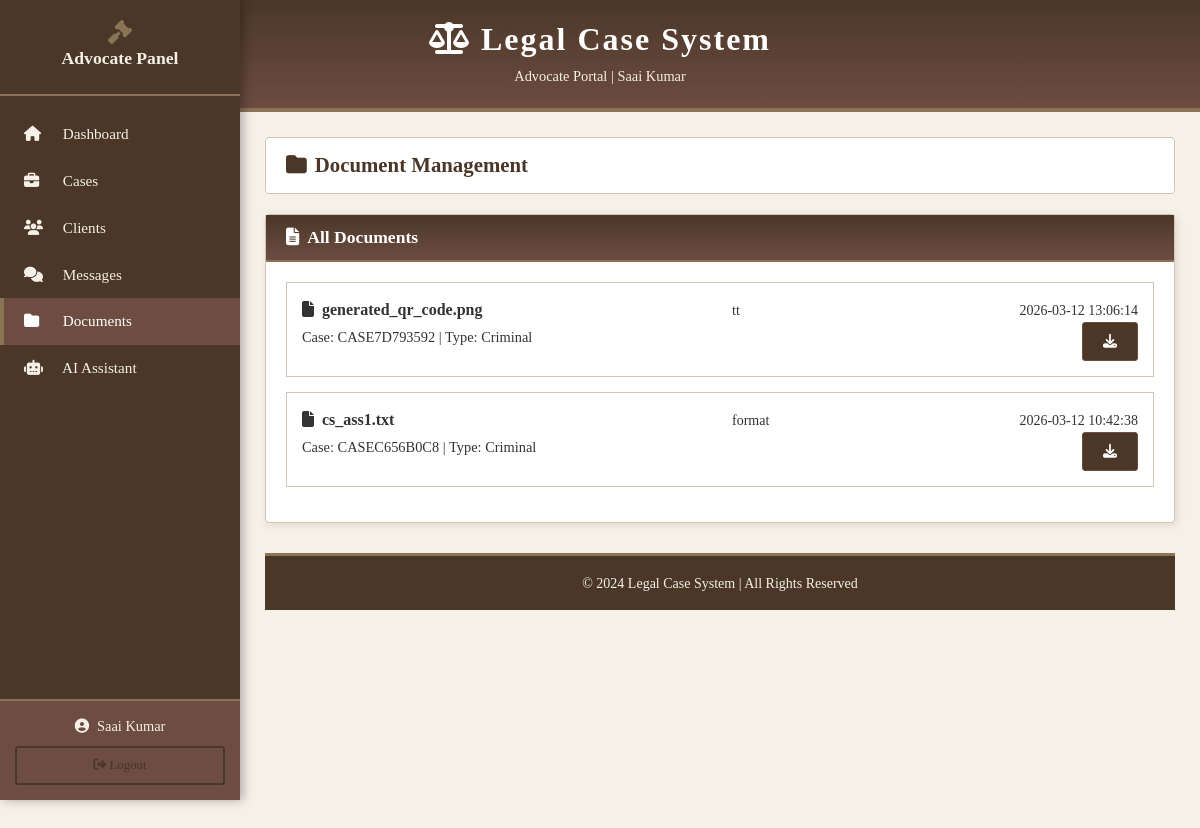
Page /advocate/documents (signed in) on the committed database.
### tables this page shows
CREATE TABLE documents (
        id INTEGER PRIMARY KEY AUTOINCREMENT,
        case_id INTEGER NOT NULL,
        uploaded_by_type TEXT NOT NULL,
        uploaded_by_id INTEGER NOT NULL,
        file_name TEXT NOT NULL,
        file_path TEXT NOT NULL,
        file_type TEXT,
        description TEXT,
        created_at TIMESTAMP DEFAULT CURRENT_TIMESTAMP,
        FOREIGN KEY (case_id) REFERENCES cases(id)
    );

CREATE TABLE cases (
        id INTEGER PRIMARY KEY AUTOINCREMENT,
        case_number TEXT UNIQUE NOT NULL,
        client_id INTEGER NOT NULL,
        advocate_id INTEGER NOT NULL,
        court_name TEXT NOT NULL,
        case_type TEXT NOT NULL,
        hiring_date DATE NOT NULL,
        hearing_date DATE,
        case_result TEXT DEFAULT 'pending',
        description TEXT,
        status TEXT DEFAULT 'active',
        created_at TIMESTAMP DEFAULT CURRENT_TIMESTAMP,
        FOREIGN KEY (client_id) REFERENCES clients(id),
        FOREIGN KEY (advocate_id) REFERENCES advocates(id)
    );

### app.py (the view)
@app.route('/advocate/documents')
@login_required
def advocate_documents():
    if session['user_type'] != 'advocate':
        return redirect(url_for('login'))
    conn = get_db_connection()
    documents = conn.execute('''SELECT d.*, c.case_number, c.case_type
        FROM documents d JOIN cases c ON d.case_id = c.id
        WHERE c.advocate_id = ?
        ORDER BY d.created_at DESC''', (session['user_id'],)).fetchall()
    conn.close()
    return render_template('advocate_documents.html', documents=documents)

### app.py (called while the page is built)
def get_db_connection():
    conn = sqlite3.connect('advocate_system.db')
    conn.row_factory = sqlite3.Row
    return conn

def login_required(f):
    @wraps(f)
    def decorated_function(*args, **kwargs):
        if 'user_id' not in session or 'user_type' not in session:
            return redirect(url_for('login'))
        return f(*args, **kwargs)
    return decorated_function

### templates/advocate_documents.html (shortened to what this page needs)
{% extends "base.html" %}
{% block content %}
<div class="trad-header">
    <h1><i class="fas fa-balance-scale"></i> Legal Case System</h1>
    <div class="subtitle">Advocate Portal | {{ session['user_name'] }}</div>
</div>
<div class="trad-sidebar">
    <div class="trad-sidebar-header">
        <i class="fas fa-gavel"></i>
        <h4>Advocate Panel</h4>
    </div>
    <div class="trad-sidebar-menu">
        <a href="{{ url_for('advocate_dashboard') }}">
            <i class="fas fa-home"></i> Dashboard
        </a>
        <a href="{{ url_for('advocate_cases') }}">
            <i class="fas fa-briefcase"></i> Cases
        </a>
        <a href="{{ url_for('advocate_clients') }}">
            <i class="fas fa-users"></i> Clients
        </a>
        <a href="{{ url_for('advocate_messages') }}">
            <i class="fas fa-comments"></i> Messages
        </a>
        <a href="{{ url_for('advocate_documents') }}" class="active">
            <i class="fas fa-folder"></i> Documents
        </a>
        <a href="{{ url_for('ai_assistant') }}">
            <i class="fas fa-robot"></i> AI Assistant
        </a>
    </div>
    <div class="trad-sidebar-user">
        <div class="user-name">
            <i class="fas fa-user-circle me-2"></i>{{ session['user_name'] }}
        </div>
        <a href="{{ url_for('logout') }}" class="btn btn-sm btn-trad-outline w-100 mt-2" style="font-size:0.8rem;">
            <i class="fas fa-sign-out-alt"></i> Logout
        </a>
    </div>
</div>
<div class="trad-main">
    <div class="trad-page-header">
        <h2><i class="fas fa-folder me-2"></i>Document Management</h2>
    </div>
    <div class="trad-card">
        <div class="trad-card-header">
            <h4><i class="fas fa-file-alt me-2"></i>All Documents</h4>
        </div>
        <div class="trad-card-body">
            {% if documents %}
            {% for doc in documents %}
            <div class="trad-doc-card">
                <div class="row">
                    <div class="col-md-6">
                        <strong><i class="fas fa-file me-2"></i>{{ doc.file_name }}</strong>
                        <p style="margin:5px 0 0; font-size:0.9rem;">Case: {{ doc.case_number }} | Type: {{ doc.case_type }}</p>
                    </div>
                    <div class="col-md-4">
                        <small>{{ doc.description or 'No description' }}</small>
                    </div>
                    <div class="col-md-2 text-end">
                        <small>{{ doc.created_at }}</small>
                        <a href="{{ url_for('download_document', doc_id=doc.id) }}" class="btn btn-sm btn-trad ms-2">
                            <i class="fas fa-download"></i>
                        </a>
                    </div>
                </div>
            </div>
            {% endfor %}
            {% else %}
            <div class="empty-state">
                <i class="fas fa-folder-open"></i>
                <p>No documents</p>
            </div>
            {% endif %}
        </div>
    </div>
    <div class="trad-footer">
        <small>&copy; 2024 Legal Case System | All Rights Reserved</small>
    </div>
</div>
{% endblock %}

### templates/base.html (style rules this page uses)
:root { --primary-brown: #4a3728; --secondary-brown: #6d4c41; --cream: #f5f0e8; --dark-gold: #8b7355; --pure-black: #1a1a1a; --charcoal: #333333; --white: #ffffff; --light-cream: #faf8f5; }
* { margin: 0; padding: 0; box-sizing: border-box; }
body { font-family: 'Georgia', 'Times New Roman', serif; background-color: var(--cream); color: var(--charcoal); }
h1, h2, h3, h4, h5, h6 { font-family: 'Georgia', serif; font-weight: 600; }
.trad-header { background: linear-gradient(180deg, var(--primary-brown) 0%, var(--secondary-brown) 100%); padding: 20px 0; border-bottom: 4px solid var(--dark-gold); }
.trad-header h1 { color: var(--white); font-size: 2rem; text-align: center; letter-spacing: 2px; }
.trad-header .subtitle { color: var(--cream); text-align: center; font-size: 0.9rem; margin-top: 5px; }
.trad-sidebar { background: var(--primary-brown); min-height: 100vh; padding: 0; position: fixed; width: 240px; left: 0; top: 0; box-shadow: 3px 0 10px rgba(0,0,0,0.3); }
.trad-sidebar-header { padding: 20px 15px; border-bottom: 2px solid var(--dark-gold); text-align: center; }
.trad-sidebar-header h4 { color: var(--cream); font-size: 1.1rem; margin-bottom: 5px; }
.trad-sidebar-header i { color: var(--dark-gold); font-size: 1.5rem; }
.trad-sidebar-menu { padding: 15px 0; }
.trad-sidebar-menu a { display: block; padding: 12px 20px; color: var(--cream); text-decoration: none; border-left: 4px solid transparent; transition: all 0.3s; font-size: 0.95rem; }
.trad-sidebar-menu a:hover, .trad-sidebar-menu a.active { background: var(--secondary-brown); border-left-color: var(--dark-gold); color: var(--white); }
.trad-sidebar-menu a i { width: 25px; margin-right: 10px; }
.trad-sidebar-user { position: absolute; bottom: 0; width: 100%; padding: 15px; background: var(--secondary-brown); border-top: 2px solid var(--dark-gold); }
.trad-sidebar-user .user-name { color: var(--cream); font-size: 0.9rem; text-align: center; }
.trad-main { margin-left: 240px; padding: 25px; min-height: 100vh; }
.trad-card { background: var(--white); border: 1px solid #d4c4b0; border-radius: 4px; margin-bottom: 20px; box-shadow: 2px 2px 8px rgba(0,0,0,0.1); }
.trad-card-header { background: linear-gradient(180deg, var(--primary-brown) 0%, var(--secondary-brown) 100%); color: var(--white); padding: 12px 20px; border-bottom: 2px solid var(--dark-gold); }
.trad-card-header h4 { font-size: 1.1rem; margin: 0; }
.trad-card-body { padding: 20px; }
.btn-trad { background: var(--primary-brown); color: var(--white); border: 1px solid var(--secondary-brown); padding: 8px 20px; border-radius: 3px; font-family: 'Georgia', serif; transition: all 0.3s; }
.btn-trad-outline { background: transparent; color: var(--primary-brown); border: 2px solid var(--primary-brown); padding: 8px 20px; border-radius: 3px; font-family: 'Georgia', serif; }
.trad-doc-card { border: 1px solid #d4c4b0; padding: 15px; margin-bottom: 15px; background: var(--white); }
.trad-page-header { background: var(--white); border: 1px solid #d4c4b0; padding: 15px 20px; margin-bottom: 20px; border-radius: 4px; }
.trad-page-header h2 { color: var(--primary-brown); font-size: 1.3rem; margin: 0; }
.trad-footer { background: var(--primary-brown); color: var(--cream); text-align: center; padding: 15px; margin-top: 30px; border-top: 3px solid var(--dark-gold); }

### rows in the picture
documents: file_name "generated_qr_code.png", case_number "CASE7D793592", case_type "Criminal", description "tt", created_at "2026-03-12 13:06:14"
documents: file_name "cs_ass1.txt", case_number "CASEC656B0C8", case_type "Criminal", description "format", created_at "2026-03-12 10:42:38"

### other values in the picture
{{ session['user_name'] }} "Saai Kumar"
